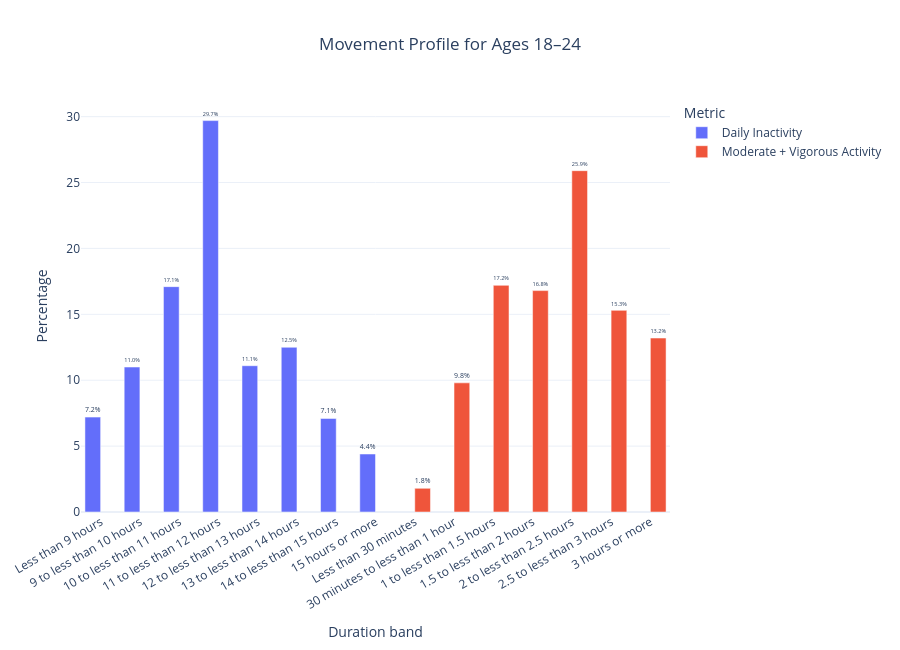

Notebook source saved alongside this figure:
### Code cell
main_cleaned = cleaned[
    cleaned["metric_group"].isin(["inactivity", "moderate_vigorous"])
].copy()

main_cleaned["metric_group"] = main_cleaned["metric_group"].replace({
    "inactivity": "Daily Inactivity",
    "moderate_vigorous": "Moderate + Vigorous Activity"
})

fig = px.bar(
    main_cleaned,
    x="category",
    y="value",
    color="metric_group",
    barmode="group",
    text="value",
    title="Movement Profile for Ages 18–24",
    labels={
        "category": "Duration band",
        "value": "Percentage",
        "metric_group": "Metric"
    },
    hover_data={"value": ":.1f"}
)

fig.update_traces(
    texttemplate="%{text:.1f}%",
    textposition="outside"
)

fig.update_layout(
    template="plotly_white",
    height=650,
    title_x=0.5,
    xaxis_tickangle=-30
)

fig.show()

### Figure 1 — Plotly figure (JSON) as saved in the notebook; plotly's stock layout.template omitted (floating-point values rounded to 4 significant figures)
{"data": [{"alignmentgroup": "True", "hovertemplate": "Metric=Daily Inactivity<br>Duration band=%{x}<br>Percentage=%{text:.1f}<extra></extra>", "legendgroup": "Daily Inactivity", "marker": {"color": "#636efa", "pattern": {"shape": ""}}, "name": "Daily Inactivity", "offsetgroup": "Daily Inactivity", "orientation": "v", "showlegend": true, "text": [7.2, 11.0, 17.1, 29.7, 11.1, 12.5, 7.1, 4.4], "textposition": "outside", "texttemplate": "%{text:.1f}%", "type": "bar", "x": ["Less than 9 hours", "9 to less than 10 hours", "10 to less than 11 hours", "11 to less than 12 hours", "12 to less than 13 hours", "13 to less than 14 hours", "14 to less than 15 hours", "15 hours or more"], "xaxis": "x", "y": [7.2, 11.0, 17.1, 29.7, 11.1, 12.5, 7.1, 4.4], "yaxis": "y"}, {"alignmentgroup": "True", "hovertemplate": "Metric=Moderate + Vigorous Activity<br>Duration band=%{x}<br>Percentage=%{text:.1f}<extra></extra>", "legendgroup": "Moderate + Vigorous Activity", "marker": {"color": "#EF553B", "pattern": {"shape": ""}}, "name": "Moderate + Vigorous Activity", "offsetgroup": "Moderate + Vigorous Activity", "orientation": "v", "showlegend": true, "text": [1.8, 9.8, 17.2, 16.8, 25.9, 15.3, 13.2], "textposition": "outside", "texttemplate": "%{text:.1f}%", "type": "bar", "x": ["Less than 30 minutes", "30 minutes to less than 1 hour", "1 to less than 1.5 hours", "1.5 to less than 2 hours", "2 to less than 2.5 hours", "2.5 to less than 3 hours", "3 hours or more"], "xaxis": "x", "y": [1.8, 9.8, 17.2, 16.8, 25.9, 15.3, 13.2], "yaxis": "y"}], "layout": {"barmode": "group", "height": 650, "legend": {"title": {"text": "Metric"}, "tracegroupgap": 0}, "title": {"text": "Movement Profile for Ages 18–24", "x": 0.5}, "xaxis": {"anchor": "y", "domain": [0, 1], "tickangle": -30, "title": {"text": "Duration band"}}, "yaxis": {"anchor": "x", "domain": [0, 1], "title": {"text": "Percentage"}}}}
